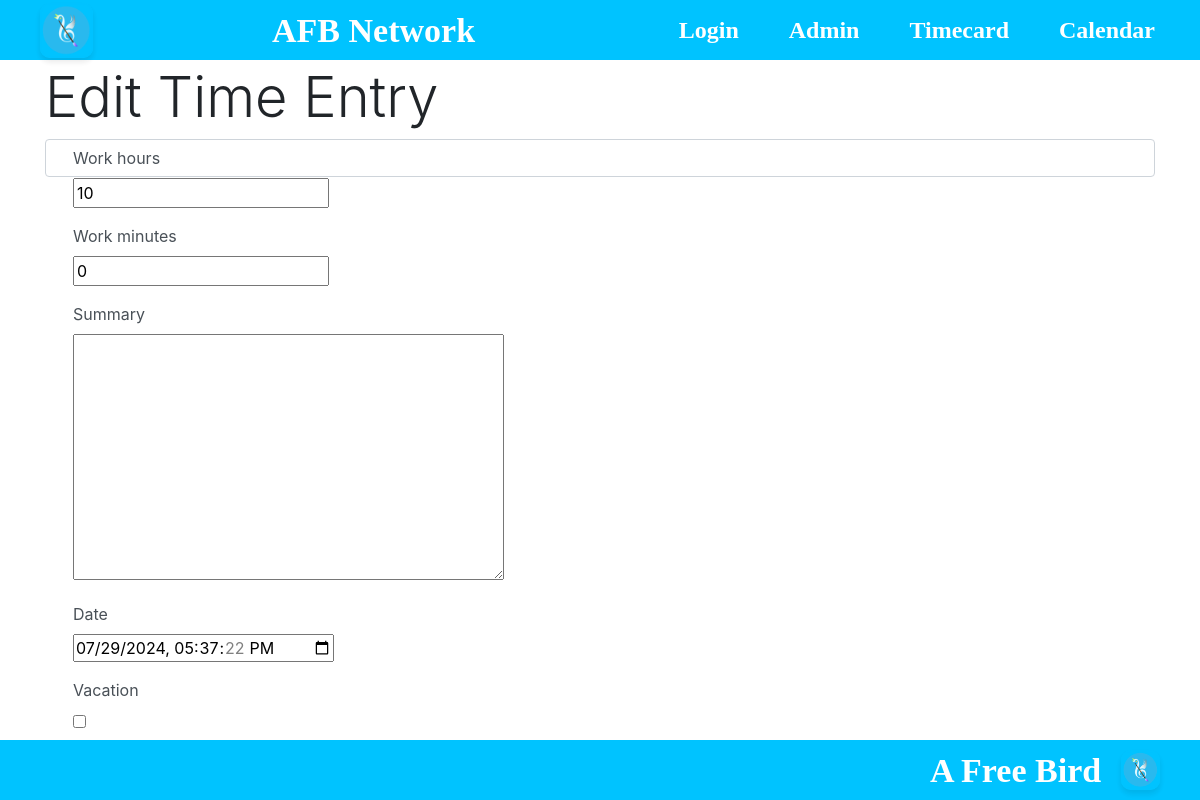
Page /edit/5/ (signed in) on the earlier database version.
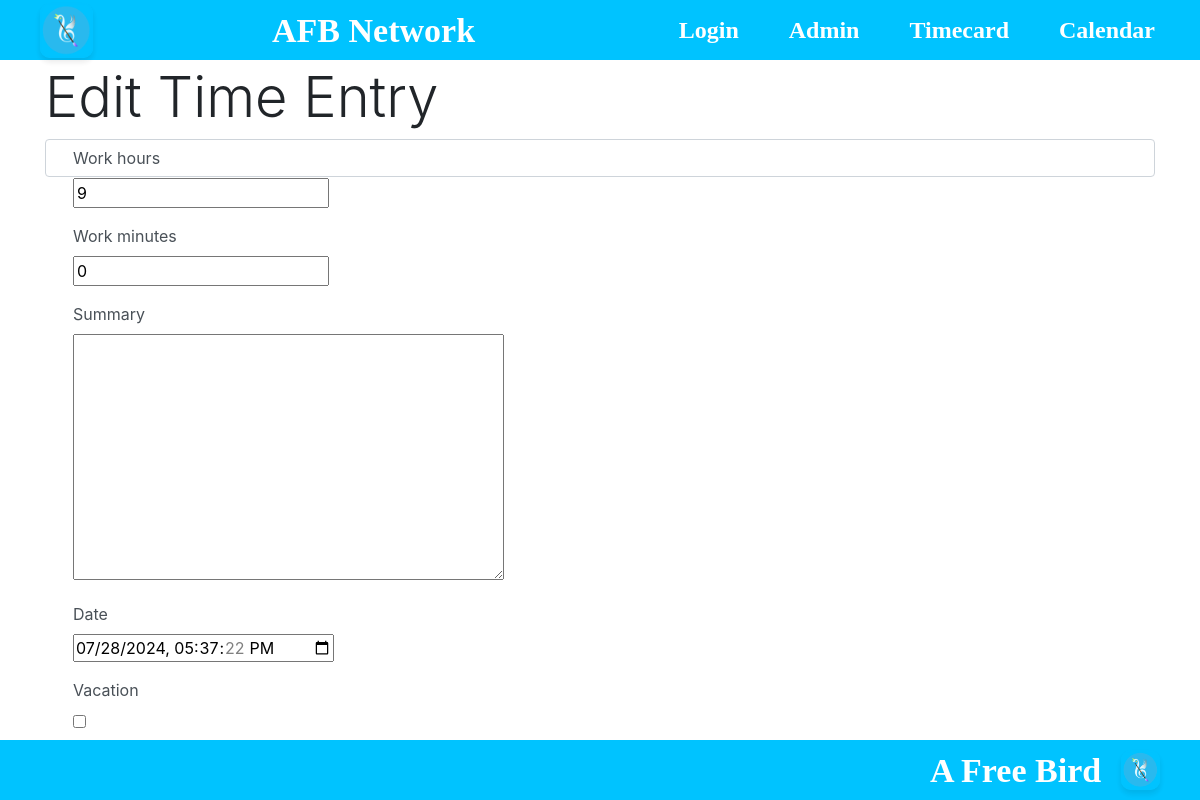
Same page on the later database version.
### afb_network/models.py (models this page shows, shortened)
class TimeEntry(models.Model):
    user = models.ForeignKey(User, on_delete=models.CASCADE, default=None)
    work_hours = models.PositiveIntegerField(default=0)
    work_minutes = models.PositiveIntegerField(default=0)
    summary = models.TextField(max_length=255, blank=True, null=True)
    date = models.DateTimeField(default=now)
    vacation = models.BooleanField(default=False)  # Field to specify absence
    employee = models.ForeignKey(EmployeeProfile, on_delete=models.CASCADE, related_name='time_entries', blank=True, null=True)

### afb_network/views.py (the view)
# urls.py: path('edit/<int:timecard_id>/', views.edit_timecard, name='edit_timecard'),
@login_required
def edit_timecard(request, timecard_id):
    timecard = get_object_or_404(TimeEntry, id=timecard_id, user=request.user)
    if request.method == 'POST':
        form = TimeEntryForm(request.POST, instance=timecard)
        if form.is_valid():
            form.save()
            messages.success(request, 'Timecard updated successfully.')
            return redirect('user_timecard', user_id=request.user.id)  # Pass user_id instead of user
    else:
        form = TimeEntryForm(instance=timecard)
    return render(request, 'edit_timecard.html', {'form': form, 'timecard': timecard})

### afb_network/forms.py
class TimeEntryForm(forms.ModelForm):
    class Meta:
        model = TimeEntry
        fields = ['work_hours', 'work_minutes', 'summary', 'date', 'vacation']
        widgets = {
            'date': forms.DateTimeInput(attrs={'type': 'datetime-local'}),
        }

### afb_network/source/templates/edit_timecard.html (shortened to what this page needs)
{% extends 'base.html' %}
{% block content %}
<!DOCTYPE html>
<html lang="en">
<head>
    <link rel="stylesheet" href="https://stackpath.bootstrapcdn.com/bootstrap/4.5.2/css/bootstrap.min.css">
</head>
<body>
    <div class="container mt-5">
        <h2 class="display-4 pt-3">Edit Time Entry</h2>
        <form method="post" class="form-control" action="{% url 'edit_timecard' timecard.id %}" id="editForm">
            {% for field in form %}
            <div class="form-group">
                <label class="col-sm-2 form-label" for="id_{{ field.name }}">{{ field.label }}</label>
                <div class="col-sm-10">
                    {{ field }}
                </div>
            </div>
            {% endfor %}
            <div class="form-group">
                <div class="col-sm-offset-2 col-sm-10">
                    <button type="submit" class="btn btn-outline-dark">Save Changes</button>
                </div>
            </div>
        </form>
    </div>
</body>
</html>
{% endblock %}

Differences in the rows shown:
changed TimeEntry: work_hours "10" → "9"; date "07/29/2024 17:37:22" → "07/28/2024 17:37:22"
